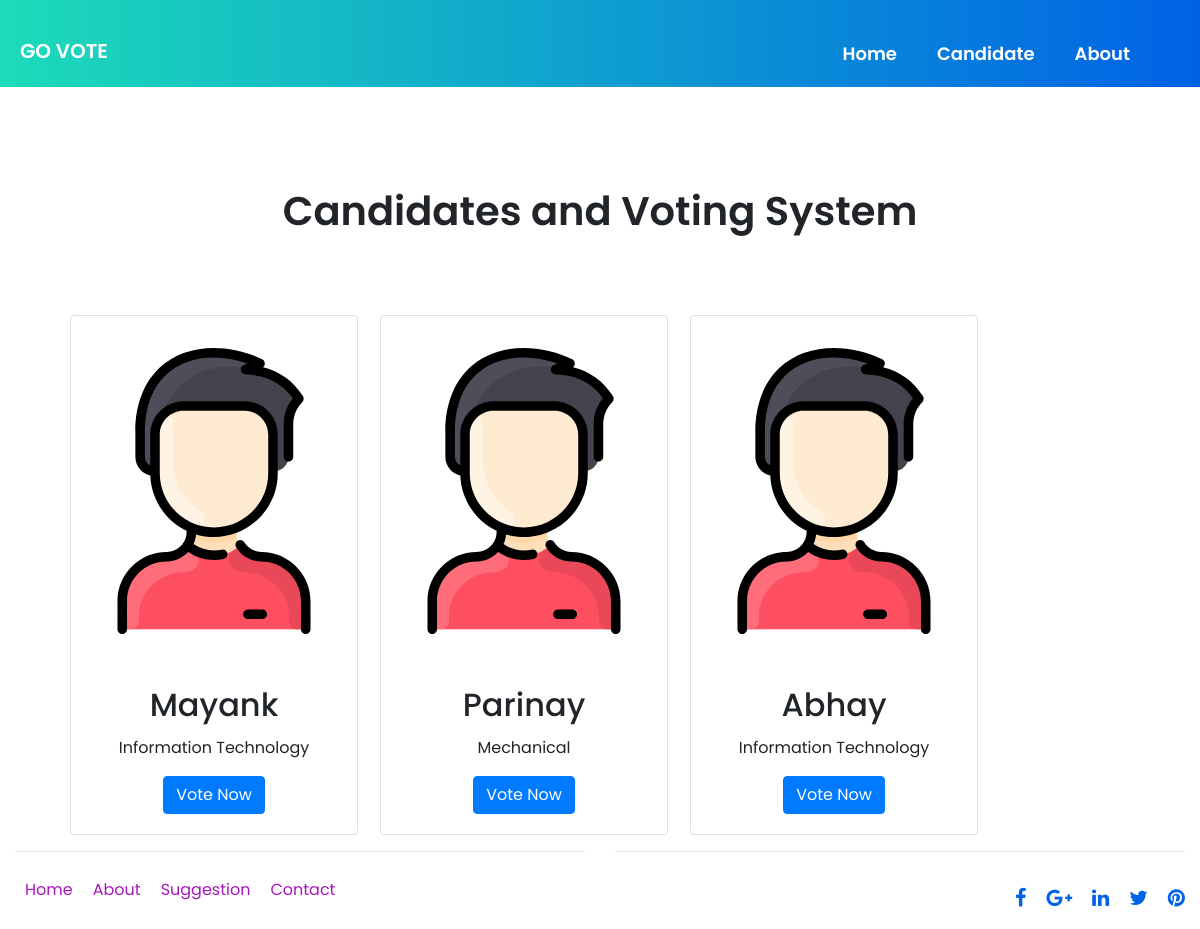
Screenshot of /3rd_cand.php with the database file from the repository.
### tables this page shows
CREATE TABLE IF NOT EXISTS `candidate_3rd` (
  `id` int(11) NOT NULL AUTO_INCREMENT,
  `name` varchar(60) DEFAULT NULL,
  `email` varchar(60) DEFAULT NULL,
  `mobile` bigint(20) DEFAULT NULL,
  `branch` varchar(60) DEFAULT NULL,
  `rollno` bigint(20) DEFAULT NULL,
  `enrollid` varchar(40) DEFAULT NULL,
  `approve_status` int(11) DEFAULT '0' COMMENT '	0 for pending , 1 for approve 2 for reject',
  PRIMARY KEY (`id`)
);

### 3rd_cand.php (the view, shortened to what this page needs)
<!DOCTYPE html>
<html lang="en">
<head>
<link rel="stylesheet" href="css/bootstrap.min.css">
<link rel="stylesheet" href="https://stackpath.bootstrapcdn.com/font-awesome/4.7.0/css/font-awesome.min.css">
<link rel="stylesheet" href="css/style.css">
</head>
<body>
  <div class="container-fluid" id="cont-3">
    <header id="nav-bar">
      <nav class="navbar navbar-expand-lg navbar-light bg-dark">
        <a class="navbar-brand" href="index.html"  style="color: white; font-weight: 600; margin-top: 15px;">GO VOTE</a>
        <div class="collapse navbar-collapse" id="navbarNav">
          <ul class="navbar-nav ml-auto animate__animated animate__bounceInDown" style="padding-right: 50px;">
            <li class="nav-item" >
              <a class="nav-link" href="index.html" style="color:white; font-weight: 600; text-align: center; font-size: 18px; margin-top: 20px;  text-transform: capitalize; padding: 20px;">Home</a>
            </li>
            <li class="nav-item" >
              <a class="nav-link" href="candidate.php"  style="color: white; font-weight: 600; text-align: center; font-size: 18px; margin-top: 20px;  text-transform: capitalize; padding: 20px;">Candidate</a>
            </li>
            <li class="nav-item" >
              <a class="nav-link" href="about.php"  style="color: white; font-weight: 600; text-align: center; font-size: 18px; margin-top: 20px;  text-transform: capitalize; padding: 20px;">About</a>
            </li>
          </ul>
        </div>
    </nav>
</header>
<div class="container">
         <div class="row">
           <div class="col-md-12" >
           <h1 class="text-center">
           <p class="text-center" style="margin-bottom: 50px;">Candidates and Voting System</p>
         </div>
         <?php
   $sql = "select * from candidate_3rd where approve_status=1";
   include("dbConnect.php");
       $result= $pdo->query($sql);
     $rs =   $result->fetchAll();
     foreach($rs as $row){
?>
          <div class="col-md-3 " style=" margin-left:25px; padding-top: 30px;">
                <div class="card" style="width: 18rem;">
                  <img class="card-img-top" src="img/9.svg" alt="shinzo" height="350px">
                  <div class="card-body">
                    <h2 class="card-title"><?php echo $row['name']; ?></h2>
                    <p class="card-text"><?php echo $row['branch']; ?></p>
                    <a href="confirmation_3.php" class="btn btn-primary">Vote Now</a>
                  </div>
                </div>
              </div>
              <?php } ?>
          </div>
        </div>
      <section>
        <div class="container-fluid">
          <div class="row">
            <div class="col-md-6">
              <hr>
              <div class="Footer">
                <ul style="display: flex;">
                  <li style="list-style: none; padding: 10px; "><a href="index.html" style="text-decoration: none; color: #a517ba;">Home</a></li>
                  <li style="list-style: none; padding: 10px; "><a href="about.php" style="text-decoration: none; color: #a517ba;">About</a></li>
                  <li style="list-style: none; padding: 10px; "><a href="suggestion.html" style="text-decoration: none; color: #a517ba;">Suggestion</a></li>
                  <li style="list-style: none; padding: 10px; "><a href="contact_form.php" style="text-decoration: none; color: #a517ba;">Contact</a></li>
                </ul>
              </div>
            </div>
            <div class="col-md-6">
              <hr>
              <div class="social-icon">
                <ul >
                                <li>
                                    <a href="">
                                        <i class="fa fa-facebook"></i>
                                    </a>
                                </li>
                                <li>
                                    <a href="">
                                        <i class="fa fa-google-plus"></i>
                                    </a>
                                </li>
                                <li>
                                    <a href="">
                                        <i class="fa fa-linkedin"></i>
                                    </a>
                                </li>
                                <li>
                                    <a href="">
                                        <i class="fa fa-twitter"></i>
                                    </a>
                                </li>
                                <li>
                                    <a href="">
                                        <i class="fa fa-pinterest"></i>
                                    </a>
                                </li>
                            </ul>
              </div>
            </div>
          </div>
        </div>
        </section>
</body>
</html>

### css/style.css (style rules this page uses)
* { margin: 0; padding: 0; box-sizing: border-box; font-family: 'Poppins', sans-serif; scroll-behavior: smooth; text-align: center; }
#nav-bar { position: sticky; }
.navbar { background-image: linear-gradient(to right, #1DDBB9, #0062E6); padding: 0; }
.navbar-brand { height: 40px; padding-left: 20px; }
h1 { font-size: 40px; font-weight: 600; margin-top: 100px; }
#cont-3 { margin-left: 0; margin-right: 0; padding-left: 0; padding-right: 0; max-width: 100%; }
.social-icon ul { list-style: none; display: flex; justify-content: flex-end; }
.social-icon li { padding-left: 20px; padding-top: 15px; }
.social-icon li a { color: #0062E6; font-size: 20px; }

### 3rd_cand.php (style rules this page uses)
* { margin: 0; padding: 0; box-sizing: border-box; scroll-behavior: smooth; text-align: center; font-family: 'Poppins', sans-serif; }

### rows the page displays
candidate_3rd: name "Mayank", branch "Information Technology"
candidate_3rd: name "Parinay", branch "Mechanical"
candidate_3rd: name "Abhay", branch "Information Technology"
